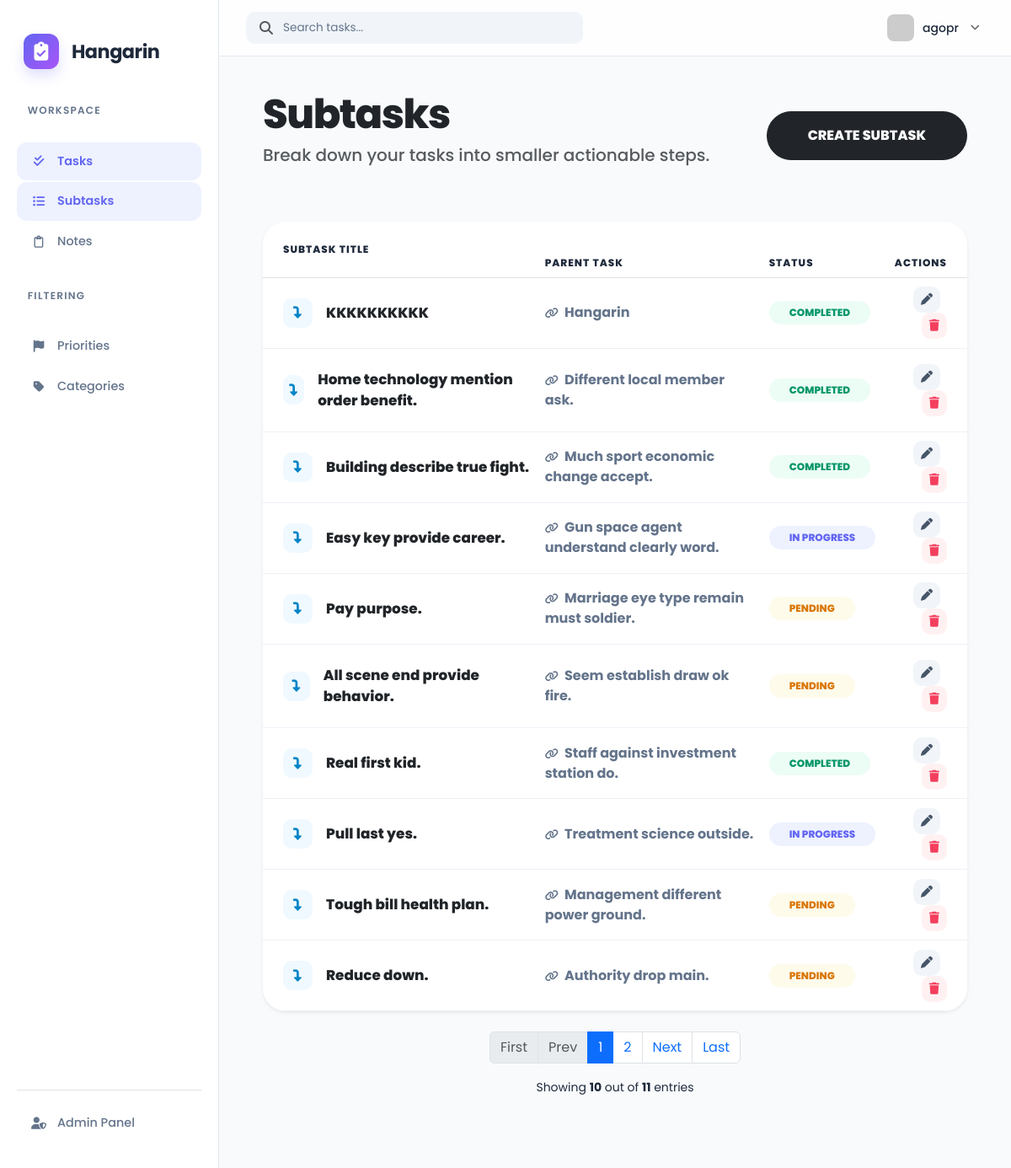
Screenshot of /subtask_list/ (signed in) with the database file from the repository.
### hangarinapp/models.py (models this page shows, shortened)
class BaseModel(models.Model):
    created_at = models.DateTimeField(auto_now_add=True)
    updated_at = models.DateTimeField(auto_now=True)
    class Meta:
        abstract = True

class SubTask(BaseModel):
    parent_task = models.ForeignKey(Task, on_delete=models.CASCADE)
    title = models.CharField(max_length=200)
    status = models.CharField(max_length=50, choices=STATUS_CHOICES, default="Pending")

class Task(BaseModel):
    title = models.CharField(max_length=200)
    description = models.TextField()
    deadline = models.DateTimeField(default=timezone.now)
    status = models.CharField(max_length=50, choices=STATUS_CHOICES, default="Pending")
    category = models.ForeignKey(Category, on_delete=models.CASCADE)
    priority = models.ForeignKey(Priority, on_delete=models.CASCADE)

### hangarinapp/views.py (the view)
# urls.py: path('subtask_list/', views.SubTaskList.as_view(), name='subtask-list'),
class SubTaskList(LoginRequiredMixin, ListView):
    model = SubTask
    context_object_name = 'subtasks'
    template_name = 'subtask_list.html'
    paginate_by = 10
    login_url = '/accounts/login/'
    def get_queryset(self):
        queryset = super().get_queryset().order_by('-id')
        status_filter = self.request.GET.get('status')
        if status_filter:
            queryset = queryset.filter(status=status_filter)
        return queryset

### templates/subtask_list.html (shortened to what this page needs)
{% extends 'base.html' %}
{% load static %}
{% block content %}
<div class="container-fluid pb-5">
    <div class="d-flex justify-content-between align-items-center mb-5">
        <div>
            <h1 class="text-dark mb-1" style="font-weight: 800; font-size: 3rem; letter-spacing: -1.5px;">Subtasks</h1>
            <p class="text-muted fs-5" style="font-weight: 500;">Break down your tasks into smaller actionable steps.</p>
        </div>
        <a href="{% url 'subtask-add' %}" class="btn btn-dark rounded-pill px-5 py-3" style="font-weight: 800;">CREATE SUBTASK</a>
    </div>
    <div class="card border-0 shadow-sm" style="border-radius: 28px; overflow: hidden;">
        <div class="table-responsive">
            <table class="table align-middle mb-0">
                <thead style="background-color: #f8fafc;">
                    <tr>
                        <th class="ps-4 py-4 text-uppercase" style="font-weight: 800; color: #1e293b; font-size: 0.75rem; letter-spacing: 1px;">Subtask Title</th>
                        <th class="text-uppercase" style="font-weight: 800; color: #1e293b; font-size: 0.75rem; letter-spacing: 1px;">Parent Task</th>
                        <th class="text-uppercase" style="font-weight: 800; color: #1e293b; font-size: 0.75rem; letter-spacing: 1px;">Status</th>
                        <th class="text-end pe-4 text-uppercase" style="font-weight: 800; color: #1e293b; font-size: 0.75rem; letter-spacing: 1px;">Actions</th>
                    </tr>
                </thead>
                <tbody>
                    {% for subtask in object_list %}
                    <tr style="border-bottom: 1px solid #edf2f7;">
                        <td class="ps-4 py-4">
                            <div class="d-flex align-items-center">
                                <div class="me-3" style="width: 35px; height: 35px; display: flex; align-items: center; justify-content: center; border-radius: 10px; background-color: #f0f9ff; color: #0284c7;">
                                    <i class="fas fa-level-down-alt" style="font-size: 0.9rem;"></i>
                                </div>
                                <span class="text-dark" style="font-weight: 800; font-size: 1.05rem;">{{ subtask.title }}</span>
                            </div>
                        </td>
                        <td>
                            <span style="font-weight: 700; color: #64748b;">
                                <i class="fas fa-link me-1" style="font-size: 0.8rem;"></i> {{ subtask.parent_task.title }}
                            </span>
                        </td>
                        <td>
                            {% if subtask.status == 'Completed' %}
                                <span class="badge rounded-pill px-4 py-2" style="font-weight: 800; background-color: #ecfdf5; color: #059669;">COMPLETED</span>
                            {% elif subtask.status == 'In Progress' %}
                                <span class="badge rounded-pill px-4 py-2" style="font-weight: 800; background-color: #eef2ff; color: #6366f1;">IN PROGRESS</span>
                            {% else %}
                                <span class="badge rounded-pill px-4 py-2" style="font-weight: 800; background-color: #fffbeb; color: #d97706;">PENDING</span>
                            {% endif %}
                        </td>
                        <td class="text-end pe-4">
                            <a href="{% url 'subtask-update' subtask.id %}" class="btn btn-sm me-2" style="border-radius: 10px; background-color: #f1f5f9; color: #475569;"><i class="fas fa-pen"></i></a>
                            <a href="{% url 'subtask-delete' subtask.id %}" class="btn btn-sm" style="border-radius: 10px; background-color: #fff1f2; color: #f43f5e;"><i class="fas fa-trash"></i></a>
                        </td>
                    </tr>
                    {% empty %}
                    <tr>
                        <td colspan="4" class="text-center py-5">
                            <p class="text-muted mb-0" style="font-weight: 700;">No subtasks found.</p>
                        </td>
                    </tr>
                    {% endfor %}
                </tbody>
            </table>
        </div>
    </div>
    <div class="mt-4">
        {% include 'includes/pagination.html' %}
    </div>
</div>
{% endblock %}

### templates/base.html (shortened to what this page needs)
{% load static %}
{% load pwa %}
<!DOCTYPE html>
<html lang="en">
<head>
    <link href="https://cdn.jsdelivr.net/npm/bootstrap@5.3.0/dist/css/bootstrap.min.css" rel="stylesheet">
    <link rel="stylesheet" href="https://cdnjs.cloudflare.com/ajax/libs/font-awesome/6.5.0/css/all.min.css">
</head>
<body>
<div class="app-layout">
    <aside class="sidebar-wrapper">
    <a href="/" class="brand-box text-decoration-none">
        <div class="brand-logo">
            <i class="fas fa-clipboard-check"></i>
        </div>
        <div class="brand-text">
            <h1 class="brand-name mb-0">Hangarin</h1>
        </div>
    </a>
    <nav class="flex-grow-1">
        <div class="nav-group">
            <p class="nav-label">Workspace</p>
            <a href="{% url 'task-list' %}" class="sidebar-link {% if 'task' in request.path %}active{% endif %}">
                <i class="fas fa-check-double"></i>
                <span>Tasks</span>
            </a>
            <a href="{% url 'subtask-list' %}" class="sidebar-link {% if 'subtask' in request.path %}active{% endif %}">
                <i class="fas fa-list-ul"></i>
                <span>Subtasks</span>
            </a>
            <a href="{% url 'note-list' %}" class="sidebar-link {% if 'note' in request.path %}active{% endif %}">
                <i class="far fa-clipboard"></i>
                <span>Notes</span>
            </a>
        </div>
        <div class="nav-group">
            <p class="nav-label">Filtering</p>
            <a href="{% url 'priority-list' %}" class="sidebar-link">
                <i class="fas fa-flag"></i>
                <span>Priorities</span>
            </a>
            <a href="{% url 'category-list' %}"class="sidebar-link">
                <i class="fas fa-tag"></i>
                <span>Categories</span>
            </a>
        </div>
    </nav>
    <div class="system-nav mt-auto border-top pt-3">
        <a href="/admin/" class="sidebar-link">
            <i class="fas fa-user-shield"></i>
            <span>Admin Panel</span>
        </a>
    </div>
</aside>
    <main class="main-viewport">
        <header class="glass-header">
            <div class="search-bar">
                <i class="fas fa-search text-muted"></i>
                <input type="text" id="mainSearch" placeholder="Search tasks...">
            </div>
            <div class="dropdown">
                <div class="profile-trigger" data-bs-toggle="dropdown">
                    <img src="https://ui-avatars.com/api/?name={{ user.username|default:'User' }}&background=6366f1&color=fff&bold=true" class="avatar">
                    <span class="d-none d-lg-inline fw-medium small">{{ user.username|default:"Guest" }}</span>
                    <i class="fas fa-chevron-down small text-muted ms-1" style="font-size: 0.7rem;"></i>
                </div>
            </div>
        </header>
        <div class="content-container" id="searchableArea">
            {% block content %}
            {% endblock %}
        </div>
    </main>
</div>
</body>
</html>

### templates/base.html (style rules this page uses)
:root { --bg-body: #f8fafc; --sidebar-bg: #ffffff; --accent-primary: #6366f1; --accent-hover: #4f46e5; --text-main: #1e293b; --text-muted: #64748b; --sidebar-width: 260px; --card-shadow: 0 4px 12px rgba(0, 0, 0, 0.03); --border-color: #e2e8f0; }
body { background-color: var(--bg-body); color: var(--text-main); font-family: 'Poppins', sans-serif; min-height: 100vh; margin: 0; overflow-x: hidden; }
.sidebar-wrapper { position: fixed; top: 0; left: 0; bottom: 0; width: var(--sidebar-width); background: var(--sidebar-bg); border-right: 1px solid var(--border-color); display: flex; flex-direction: column; padding: 2rem 1.25rem; z-index: 1050; transition: all 0.3s ease; }
.brand-box { display: flex; align-items: center; gap: 15px; padding: 0.5rem 0.5rem 2.5rem; }
.brand-logo { width: 42px; height: 42px; background: linear-gradient(135deg, #6366f1 0%, #a855f7 100%); border-radius: 12px; display: flex; align-items: center; justify-content: center; color: white !important; font-size: 1.4rem; box-shadow: 0 8px 15px rgba(99, 102, 241, 0.2); flex-shrink: 0; }
.brand-name { font-weight: 700; font-size: 1.4rem; color: #1e293b !important; line-height: 1; letter-spacing: -0.5px; }
.brand-text { display: flex; flex-direction: column; }
.nav-group { margin-bottom: 2rem; }
.nav-label { font-size: 0.75rem; text-transform: uppercase; letter-spacing: 0.1em; color: var(--text-muted) !important; padding: 0 0.8rem 0.8rem; font-weight: 600; }
.sidebar-link { display: flex; align-items: center; gap: 12px; padding: 0.75rem 1rem; color: var(--text-muted) !important; text-decoration: none; border-radius: 12px; font-weight: 500; font-size: 0.9rem; transition: all 0.2s ease; margin-bottom: 2px; }
.sidebar-link i { width: 20px; text-align: center; }
.sidebar-link.active { background: #eef2ff; color: var(--accent-primary) !important; font-weight: 600; }
.main-viewport { margin-left: var(--sidebar-width); padding: 0; min-height: 100vh; }
.glass-header { background: rgba(255, 255, 255, 0.8); backdrop-filter: blur(10px); border-bottom: 1px solid var(--border-color); padding: 0.75rem 2rem; display: flex; align-items: center; justify-content: space-between; position: sticky; top: 0; z-index: 1000; }
.search-bar { background: #f1f5f9; border-radius: 10px; padding: 0.5rem 1rem; display: flex; align-items: center; gap: 10px; width: 100%; max-width: 400px; }
.search-bar input { background: transparent !important; border: none !important; color: var(--text-main) !important; width: 100%; outline: none; font-size: 0.85rem; }
.search-bar input::placeholder { color: var(--text-muted); }
.profile-trigger { display: flex; align-items: center; gap: 10px; cursor: pointer; padding: 5px; border-radius: 10px; transition: background 0.2s; }
.avatar { width: 32px; height: 32px; border-radius: 8px; object-fit: cover; }
.content-container { padding: 2.5rem; animation: fadeIn 0.4s ease-out; }
input, select, textarea, .form-control { color: var(--text-main) !important; background-color: #ffffff !important; border: 1px solid var(--border-color) !important; border-radius: 8px !important; }

### rows the page displays
SubTask: title "KKKKKKKKKK", parent_task "Hangarin", status "COMPLETED"
SubTask: title "Home technology mention order benefit.", parent_task "Different local member ask.", status "COMPLETED"
SubTask: title "Building describe true fight.", parent_task "Much sport economic change accept.", status "COMPLETED"
SubTask: title "Easy key provide career.", parent_task "Gun space agent understand clearly word.", status "IN PROGRESS"
SubTask: title "Pay purpose.", parent_task "Marriage eye type remain must soldier.", status "PENDING"
SubTask: title "All scene end provide behavior.", parent_task "Seem establish draw ok fire.", status "PENDING"
SubTask: title "Real first kid.", parent_task "Staff against investment station do.", status "COMPLETED"
SubTask: title "Pull last yes.", parent_task "Treatment science outside.", status "IN PROGRESS"
SubTask: title "Tough bill health plan.", parent_task "Management different power ground.", status "PENDING"
SubTask: title "Reduce down.", parent_task "Authority drop main.", status "PENDING"

### other values shown
{{ user.username|default:"Guest" }} "agopr"
{{ page_num }} "1"
{{ page_num }} "2"
{{ object_list|length }} "10"
{{ paginator.count }} "11"
